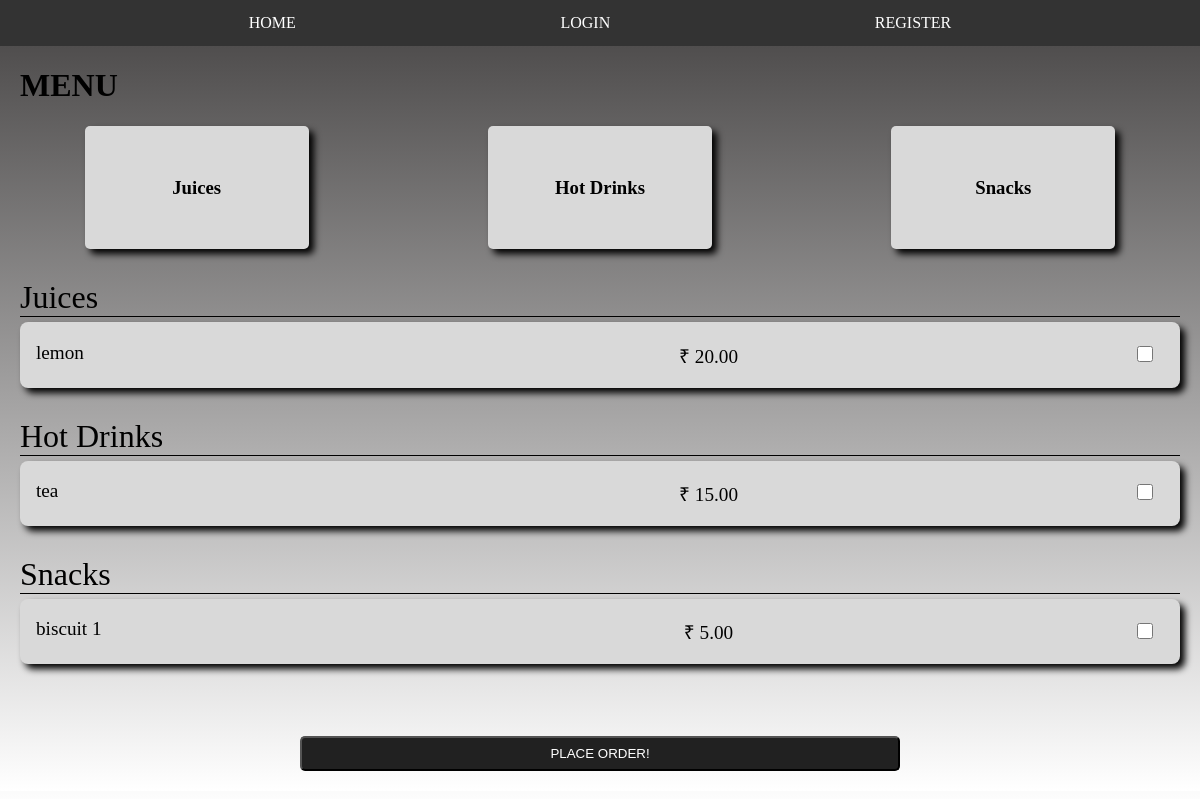
Before: /order with the older database file.
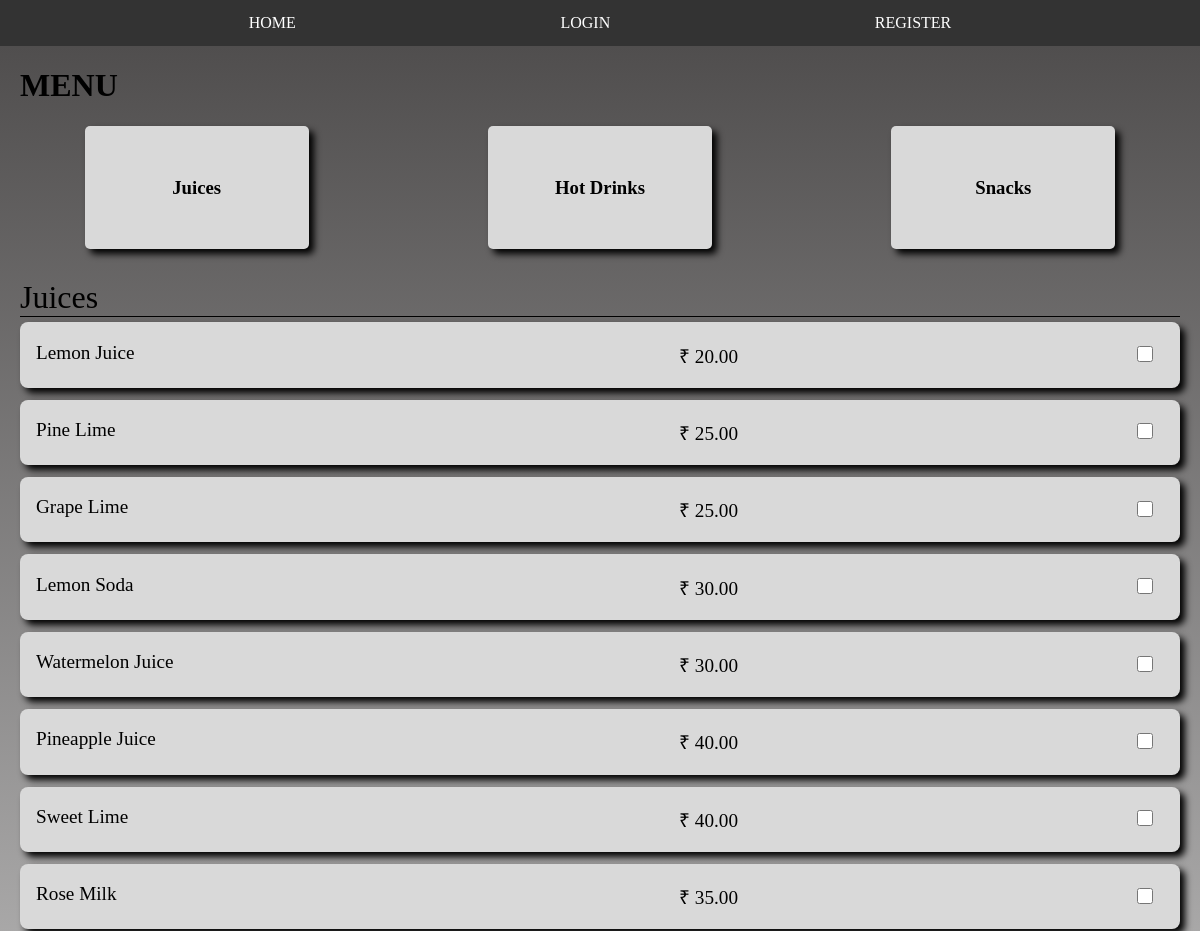
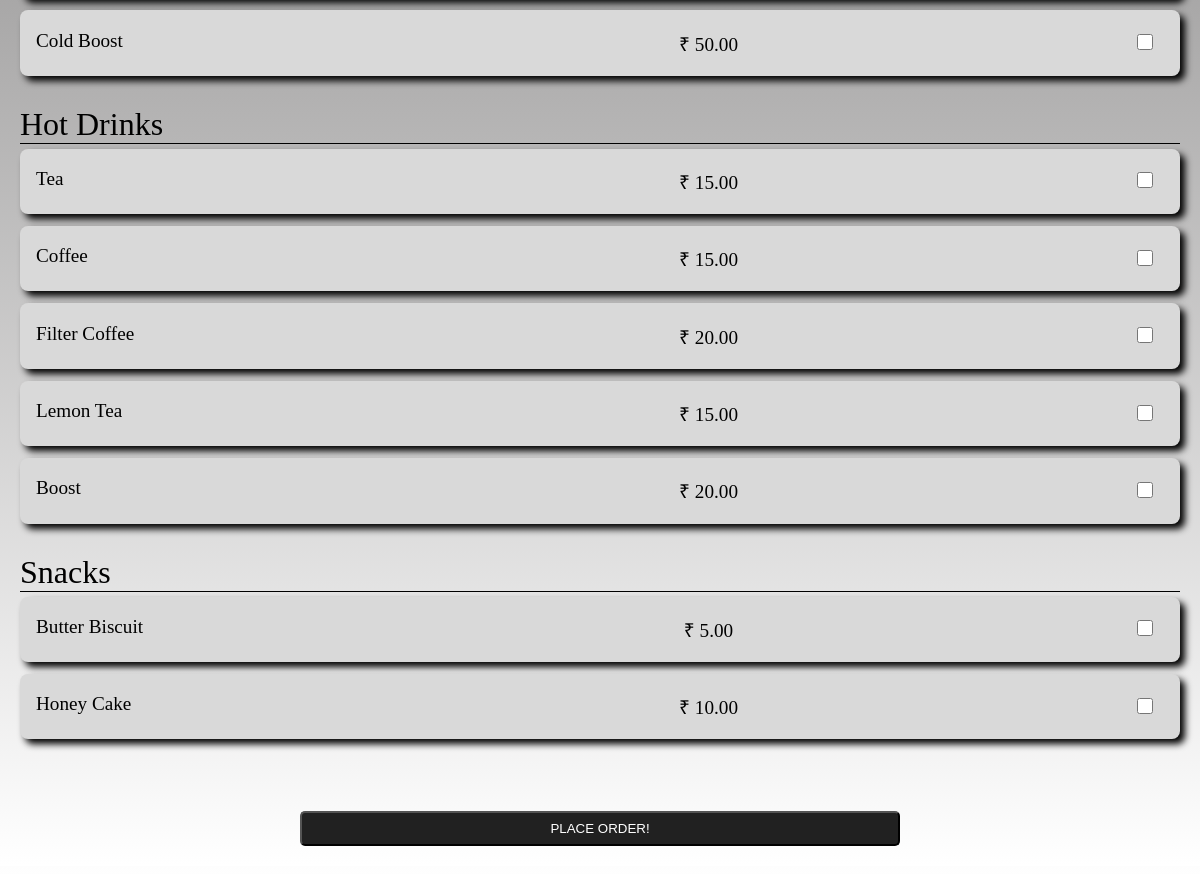
After: the same page with the newer database file (2 pictures, top to bottom).
### rishabs/models.py (models this page shows, shortened)
class MenuItem(models.Model):
    name = models.CharField(max_length=100)
    description = models.TextField()
    image = models.ImageField(upload_to='menu_images/')
    price = models.DecimalField(max_digits=5, decimal_places=2)
    category = models.ManyToManyField('Category', related_name='item')

### rishabs/views.py (the view)
# urls.py: path('order',views.order,name="order"),
def order(request):
    if request.method == "POST":
        order_items = {
            'items': []
        }
        items = request.POST.getlist('items[]')
        for item in items:
            menu_item = get_object_or_None(MenuItem, id=int(item))
            item_data = {
                'id': menu_item.pk,
                'name': menu_item.name,
                'price': menu_item.price,
            }
            order_items['items'].append(item_data)
            price = 0
            item_ids = []
        for item in order_items['items']:
            price += item['price']
            item_ids.append(item['id'])
        order = OrderModel.objects.create(price=price,order_user=request.user)
        order.items.add(*item_ids)
        context = {
            'items': order_items['items'],
            'price': price,
            'username' : request.user.username
        }
        template = render_to_string('rishabs/email_template.html',context)
        email = EmailMessage(
            'Thanks for purchasing at Rishabs!',
            template,
            settings.EMAIL_HOST_USER,
            [request.user.email],
        )
        email.fail_silently=False
        return render(request, 'rishabs/order_confirmation.html', context)
    else:
        juice = MenuItem.objects.filter(category__name__contains='juice')
        hot_drinks = MenuItem.objects.filter(category__name__contains='hot_drinks')
        snacks = MenuItem.objects.filter(category__name__contains='snacks')
        context = {
            'juice': juice,
            'hot_drinks': hot_drinks,
            'snacks': snacks,
        }
        return render(request, 'rishabs/order.html', context)

### rishabs/templates/rishabs/order.html (shortened to what this page needs)
{% extends 'rishabs/layout2.html' %}
{% block content %}
<div>
        <form action="{% url 'order' %}" method="POST">
            <div class="main-body">
                <div class="header">
                    <div class="menu">
                        <h1>MENU</h1>
                    </div>
                    <div class="name">
                    </div>
                </div>
                <div class="options">
                    <div class="option">
                        <a class="option_a" href="#juices"><h3>Juices</h3></a>
                    </div>
                    <div class="option">
                        <a class="option_a" href="#hot"><h3>Hot Drinks</h3></a>
                    </div>
                    <div class="option">
                        <a class="option_a" href="#snack"><h3>Snacks</h3></a>
                    </div>
                </div>
                <div class="head">
                    <div class="head-name" id="juices">Juices</div>
                    {% for jui in juice %}
                    <div class="items">
                        <div class="i-name">
                            <p >{{jui.name}}</p>
                        </div>
                        <div class="i-price">
                            <p >&#x20b9; {{jui.price}}</p>
                        </div>
                        <div class="i-check">
                            <input  type="checkbox" name="items[]" value="{{ jui.pk }}">
                        </div>
                    </div>
                    {% endfor %}
                    <div class="head-name" id="hot">Hot Drinks</div>
                    {% for hot in hot_drinks %}
                    <div class="items">
                        <div class="i-name">
                            <p >{{hot.name}}</p>
                        </div>
                        <div class="i-price">
                            <p >&#x20b9; {{hot.price}}</p>
                        </div>
                        <div class="i-check">
                            <input  type="checkbox" name="items[]" value="{{ hot.pk }}">
                        </div>
                    </div>
                    {% endfor %}
                    <div class="head-name" id="snack">Snacks</div>
                    {% for snack in snacks %}
                    <div class="items">
                        <div class="i-name">
                            <p >{{snack.name}}</p>
                        </div>
                        <div class="i-price">
                            <p >&#x20b9; {{snack.price}}</p>
                        </div>
                        <div class="i-check">
                            <input  type="checkbox" name="items[]" value="{{ snack.pk }}">
                        </div>
                    </div>
                    {% endfor %}
                </div>
            <div>
                <button class="button2" type="submit">PLACE ORDER!</button>
            </div>
        </form>
    </div>
{% endblock %}

### rishabs/templates/rishabs/layout2.html (shortened to what this page needs)
{% load static %}
<!DOCTYPE html>
<html>
    <head>
        <link rel="stylesheet" href="{% static 'css/new.css' %}">
    </head>
    <body>
        <div class="main-body">
            <navbar class="navbar1">
                <ul class="nav-comp">
                    {% if user.is_authenticated %}
                        <li><a href="{% url 'order' %}">MENU</a></li>
                        <li><a href="{% url 'profile_view' %}">PROFILE</a></li>
                        <li><a href="{% url 'logout_view' %}">LOGOUT</a></li>
                    {% else %}
                        <li><a href="{% url 'index' %}">HOME</a></li>
                        <li><a href="{% url 'login_view' %}">LOGIN</a></li>
                        <li><a href="{% url 'register_view' %}">REGISTER</a></li>
                    {% endif %}
                </ul>
            </navbar>
            {% block content %}
            {% endblock %}
        </div>
    </body>
</html>

### rishabs/static/css/new.css (style rules this page uses)
body { margin: 0px; }
.main-body { margin: 0px; padding: 0px; display: flex; flex-direction: column; justify-content: center; background-image: linear-gradient(rgb(80, 78, 78),white); padding-bottom: 20px; text-align: center; }
.navbar1 { background-color:#333; align-self:stretch; }
.nav-comp { list-style-type: none; justify-content: space-evenly; display: flex; margin: 0; padding: 0; }
li { float: left; }
li a { display: block; color: white; text-align: center; padding: 14px 16px; text-decoration: none; }
.header { padding-left: 0px; padding-right: 0px; display: flex; align-items: center; }
.menu { padding-left: 20px; text-align: left; }
.name { flex:1; text-align: right; padding-right: 20px; }
.options { display: flex; flex: 1fr 1fr 1fr; gap:10px; justify-content: space-around; }
.option { background-color: #d9d9d9; border-radius: 5px; padding: 2rem; width: 10rem; box-shadow: 5px 5px 7px black; transition: all 0.6s; }
.head-name { text-align: left; margin-top: 30px; margin-left: 20px; margin-right: 20px; font-size: 2em; border-bottom: 1px solid; }
.items { text-align: left; margin-top: 5px; margin-left: 20px; margin-right: 20px; display: flex; font-size: 1.2rem; justify-content: space-between; background-color: #d9d9d9; box-shadow: 5px 5px 7px black; margin-bottom: 12px; border-radius: 8px; transition: all 0.6s; }
.i-name { padding-left: 1rem; width: 18rem; }
.i-check { padding-right: 1rem; align-self: center; }
.i-check > input { width: 2rem; height: 1rem; }
.i-price { padding-right: 2rem; }
.head { padding-bottom: 60px; }
.button2 { width: 50%; padding: 0.5rem; border-radius: 5px; background-color: #212121; color: white; }
.option_a { text-decoration: none; background-color: black; color: black; }

Changed rows visible on the page:
changed MenuItem: name "lemon" → "Lemon Juice"
added MenuItem: name "Pine Lime", price "25.00", shown under "Snacks"
added MenuItem: name "Grape Lime", price "25.00", shown under "Snacks"
added MenuItem: name "Lemon Soda", price "30.00", shown under "Snacks"
added MenuItem: name "Watermelon Juice", price "30.00", shown under "Snacks"
added MenuItem: name "Pineapple Juice", price "40.00", shown under "Snacks"
added MenuItem: name "Sweet Lime", price "40.00", shown under "Snacks"
added MenuItem: name "Rose Milk", price "35.00", shown under "Snacks"
added MenuItem: name "Cold Boost", price "50.00", shown under "Snacks"
changed MenuItem: name "tea" → "Tea"
added MenuItem: name "Coffee", price "15.00"
added MenuItem: name "Filter Coffee", price "20.00"
added MenuItem: name "Lemon Tea", price "15.00"
added MenuItem: name "Boost", price "20.00"
changed MenuItem: name "biscuit 1" → "Butter Biscuit"
added MenuItem: name "Honey Cake", price "10.00"
